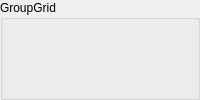
<?xml version="1.0" encoding="UTF-8"?>
<ui version="4.0">
 <class>GroupGridBox</class>
 <widget class="QGroupBox" name="GroupGridBox">
  <property name="sizePolicy">
   <sizepolicy hsizetype="Expanding" vsizetype="Expanding">
    <horstretch>0</horstretch>
    <verstretch>0</verstretch>
   </sizepolicy>
  </property>
  <property name="minimumSize">
   <size>
    <width>0</width>
    <height>0</height>
   </size>
  </property>
  <property name="maximumSize">
   <size>
    <width>16777215</width>
    <height>16777215</height>
   </size>
  </property>
  <property name="title">
   <string>GroupGrid</string>
  </property>
  <layout class="QGridLayout" name="gridLayout" alignment="Qt::AlignLeft|Qt::AlignTop">
   <property name="spacing">
    <number>6</number>
   </property>
   <property name="leftMargin">
    <number>6</number>
   </property>
   <property name="topMargin">
    <number>24</number>
   </property>
   <property name="rightMargin">
    <number>6</number>
   </property>
   <property name="bottomMargin">
    <number>6</number>
   </property>
   <property name='alignment'>
    <set>Qt::AlignTop|Qt::AlignLeft</set>
</property>
  </layout>
 </widget>
 <resources/>
 <connections/>
</ui>
